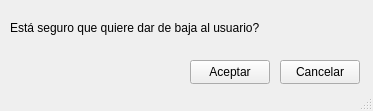
<?xml version="1.0" encoding="UTF-8"?>
<ui version="4.0">
 <class>MainWindow</class>
 <widget class="QMainWindow" name="MainWindow">
  <property name="geometry">
   <rect>
    <x>0</x>
    <y>0</y>
    <width>373</width>
    <height>111</height>
   </rect>
  </property>
  <property name="windowTitle">
   <string>MainWindow</string>
  </property>
  <widget class="QWidget" name="centralwidget">
   <widget class="QPushButton" name="BotonCancelar">
    <property name="geometry">
     <rect>
      <x>280</x>
      <y>60</y>
      <width>80</width>
      <height>24</height>
     </rect>
    </property>
    <property name="text">
     <string>Cancelar</string>
    </property>
   </widget>
   <widget class="QPushButton" name="BotonAceptar">
    <property name="geometry">
     <rect>
      <x>190</x>
      <y>60</y>
      <width>80</width>
      <height>24</height>
     </rect>
    </property>
    <property name="text">
     <string>Aceptar</string>
    </property>
   </widget>
   <widget class="QLabel" name="label">
    <property name="geometry">
     <rect>
      <x>10</x>
      <y>20</y>
      <width>311</width>
      <height>16</height>
     </rect>
    </property>
    <property name="text">
     <string>Está seguro que quiere dar de baja al usuario?</string>
    </property>
   </widget>
  </widget>
  <widget class="QStatusBar" name="statusbar"/>
 </widget>
 <resources/>
 <connections/>
</ui>
